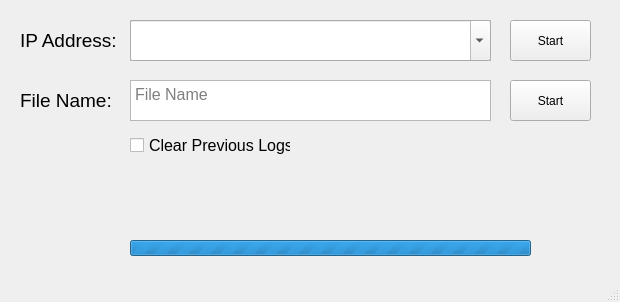
<?xml version="1.0" encoding="UTF-8"?>
<ui version="4.0">
 <class>MainWindow</class>
 <widget class="QMainWindow" name="MainWindow">
  <property name="geometry">
   <rect>
    <x>0</x>
    <y>0</y>
    <width>620</width>
    <height>302</height>
   </rect>
  </property>
  <property name="windowTitle">
   <string>MainWindow</string>
  </property>
  <property name="autoFillBackground">
   <bool>false</bool>
  </property>
  <widget class="QWidget" name="centralwidget">
   <widget class="QPushButton" name="startBtn">
    <property name="geometry">
     <rect>
      <x>510</x>
      <y>20</y>
      <width>81</width>
      <height>41</height>
     </rect>
    </property>
    <property name="text">
     <string>Start</string>
    </property>
   </widget>
   <widget class="QLabel" name="label">
    <property name="geometry">
     <rect>
      <x>20</x>
      <y>30</y>
      <width>101</width>
      <height>21</height>
     </rect>
    </property>
    <property name="font">
     <font>
      <pointsize>14</pointsize>
     </font>
    </property>
    <property name="text">
     <string>IP Address:</string>
    </property>
   </widget>
   <widget class="QTextEdit" name="ipAddressTB">
    <property name="geometry">
     <rect>
      <x>130</x>
      <y>20</y>
      <width>361</width>
      <height>41</height>
     </rect>
    </property>
    <property name="font">
     <font>
      <pointsize>12</pointsize>
     </font>
    </property>
    <property name="placeholderText">
     <string>IP Address</string>
    </property>
   </widget>
   <widget class="QLabel" name="label_2">
    <property name="geometry">
     <rect>
      <x>20</x>
      <y>90</y>
      <width>101</width>
      <height>21</height>
     </rect>
    </property>
    <property name="font">
     <font>
      <pointsize>14</pointsize>
     </font>
    </property>
    <property name="text">
     <string>File Name:</string>
    </property>
   </widget>
   <widget class="QTextEdit" name="fileNameTB">
    <property name="geometry">
     <rect>
      <x>130</x>
      <y>80</y>
      <width>361</width>
      <height>41</height>
     </rect>
    </property>
    <property name="font">
     <font>
      <pointsize>12</pointsize>
     </font>
    </property>
    <property name="placeholderText">
     <string>File Name</string>
    </property>
   </widget>
   <widget class="QPushButton" name="stopBtn">
    <property name="geometry">
     <rect>
      <x>510</x>
      <y>80</y>
      <width>81</width>
      <height>41</height>
     </rect>
    </property>
    <property name="text">
     <string>Start</string>
    </property>
   </widget>
   <widget class="QLabel" name="status">
    <property name="geometry">
     <rect>
      <x>130</x>
      <y>180</y>
      <width>361</width>
      <height>41</height>
     </rect>
    </property>
    <property name="text">
     <string/>
    </property>
    <property name="alignment">
     <set>Qt::AlignCenter</set>
    </property>
   </widget>
   <widget class="QCheckBox" name="checkBox">
    <property name="geometry">
     <rect>
      <x>130</x>
      <y>130</y>
      <width>161</width>
      <height>31</height>
     </rect>
    </property>
    <property name="font">
     <font>
      <pointsize>12</pointsize>
     </font>
    </property>
    <property name="text">
     <string>Clear Previous Logs</string>
    </property>
   </widget>
   <widget class="QComboBox" name="comboBox">
    <property name="geometry">
     <rect>
      <x>130</x>
      <y>20</y>
      <width>361</width>
      <height>41</height>
     </rect>
    </property>
    <property name="font">
     <font>
      <pointsize>12</pointsize>
     </font>
    </property>
    <property name="editable">
     <bool>true</bool>
    </property>
    <property name="placeholderText">
     <string>IP Address</string>
    </property>
   </widget>
   <widget class="QProgressBar" name="progressBar">
    <property name="geometry">
     <rect>
      <x>130</x>
      <y>240</y>
      <width>401</width>
      <height>16</height>
     </rect>
    </property>
    <property name="maximum">
     <number>0</number>
    </property>
    <property name="value">
     <number>-1</number>
    </property>
    <property name="format">
     <string/>
    </property>
   </widget>
  </widget>
  <widget class="QMenuBar" name="menubar">
   <property name="geometry">
    <rect>
     <x>0</x>
     <y>0</y>
     <width>620</width>
     <height>21</height>
    </rect>
   </property>
  </widget>
  <widget class="QStatusBar" name="statusbar"/>
 </widget>
 <resources/>
 <connections/>
</ui>
